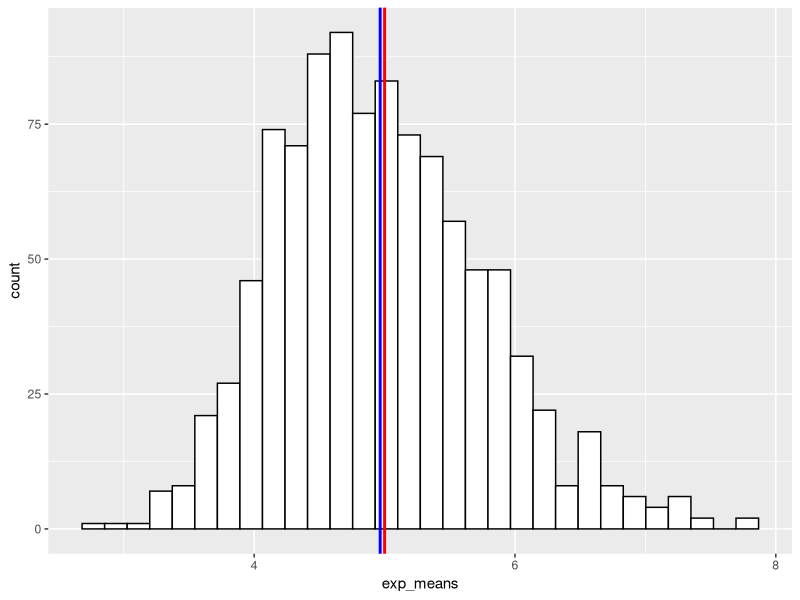
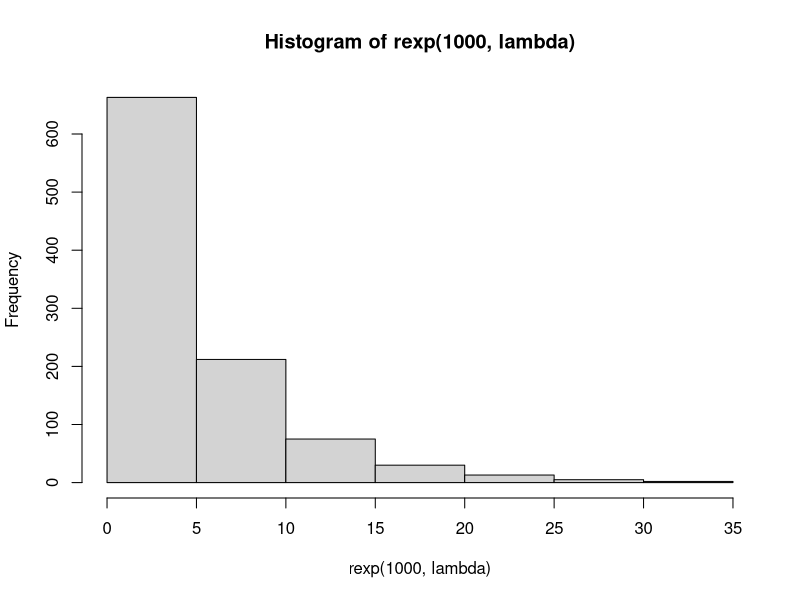
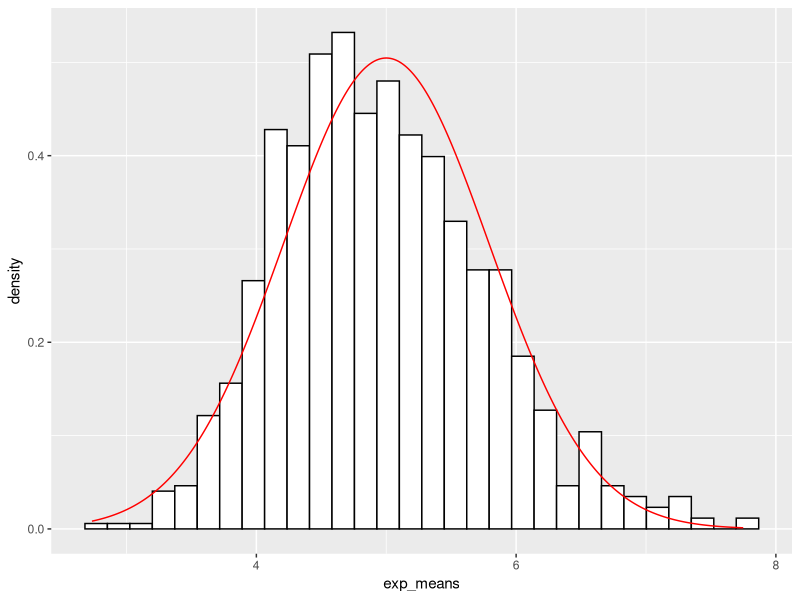
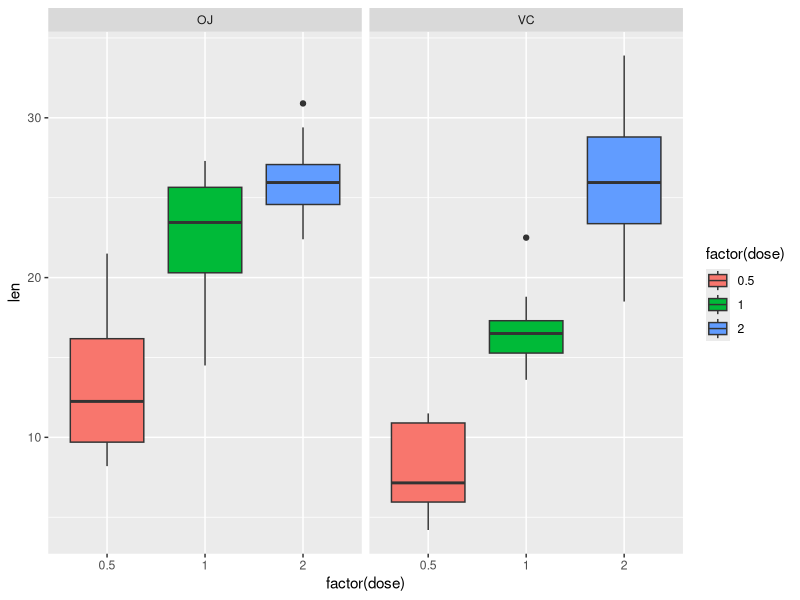

Here is the R script that generated these plots, in order:
## ---- chunk 1
library(ggplot2)
## ---- chunk 2
simulations <- 1000
sample_size <- 40
lambda <- 0.2

exp_means = NULL
for (i in 1 : simulations) exp_means = c(exp_means, mean(rexp(sample_size, lambda)))

exp_means_df <- as.data.frame(exp_means)


## ---- chunk 3
sample_mean <- mean(exp_means)
theoretical_mean <- 1/lambda

sample_mean
theoretical_mean

ggplot(exp_means_df, aes(x=exp_means)) + 
  geom_histogram(color="black", fill="white") +
  geom_vline(xintercept=theoretical_mean, color="red", size=1) +
  geom_vline(xintercept=sample_mean, color="blue", size=1);

## ---- chunk 4
theoretical_variance = ((1/lambda)^2/sample_size)
sample_variance <- var(exp_means)

theoretical_variance
sample_variance
## ---- chunk 5
hist(rexp(1000, lambda)) 

ggplot(exp_means_df, aes(x = exp_means)) + 
  geom_histogram(color="black", fill="white", aes(y = ..density..)) +
  stat_function(fun = dnorm, n = 1000, args = list(theoretical_mean, sqrt(theoretical_variance)), color = "red")

## ---- chunk 6
library(dplyr)
## ---- chunk 7
data("ToothGrowth")
dim(ToothGrowth)
str(ToothGrowth)

head(ToothGrowth)

## ---- chunk 8
ToothGrowth %>% 
  dplyr::group_by(supp, dose) %>% 
  dplyr::summarise(mean_len = mean(len),
                   sd_len = sd(len))

## ---- chunk 9
    ggplot(ToothGrowth, aes(x = factor(dose), y = len, fill = factor(dose)))+
                  geom_boxplot()+
                  facet_grid(.~supp)
## ---- chunk 10
VC <- ToothGrowth %>% dplyr::filter(supp == "VC")
OJ <- ToothGrowth %>% dplyr::filter(supp == "OJ")

t.test(OJ$len, VC$len)

## ---- chunk 11
dose05 <- ToothGrowth %>% dplyr::filter(dose == 0.5)
dose1 <- ToothGrowth %>% dplyr::filter(dose == 1)
dose2 <- ToothGrowth %>% dplyr::filter(dose == 2)
t.test(dose2$len, dose05$len)
t.test(dose2$len, dose1$len)
t.test(dose1$len, dose05$len)

## ---- chunk 12
p1 <- t.test(dose2$len, dose05$len)$p.value
p2 <- t.test(dose2$len, dose1$len)$p.value
p3 <- t.test(dose1$len, dose05$len)$p.value

p_values <- c(p1, p2, p3)

alpha <- 0.05
hypotheses <- 3

bonferroni <- alpha/hypotheses

p_values<bonferroni

